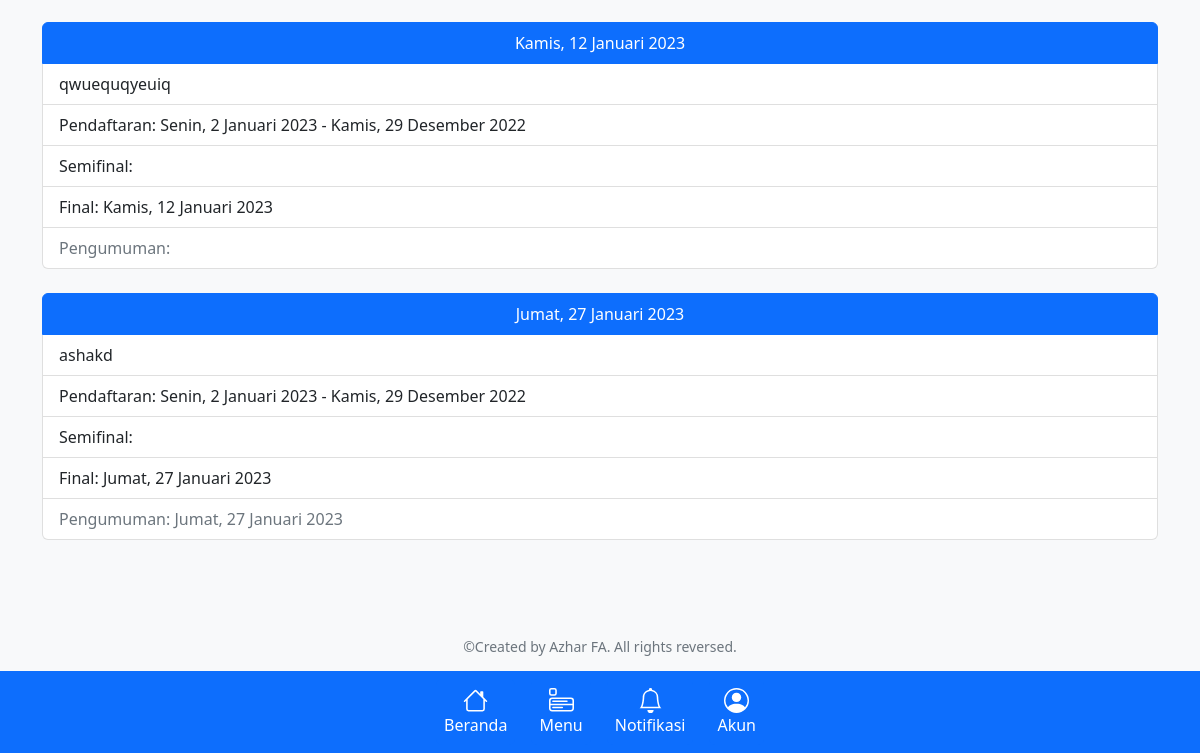
The app's page /timeline/ (lower part), older data.
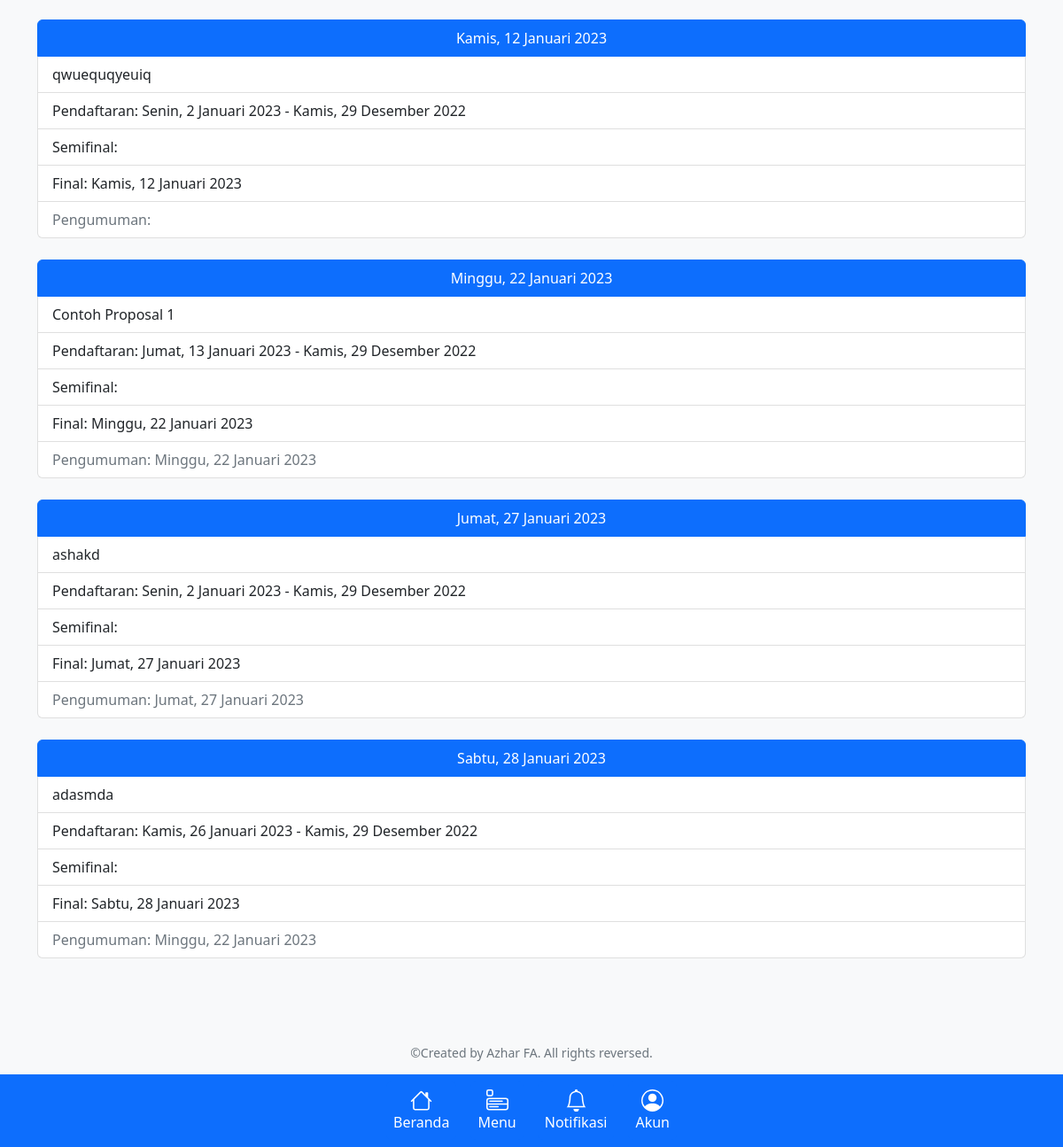
The same page, newer data.
### proposal/models.py (models this page shows, shortened)
class Proposal(models.Model):
    nama_event = models.CharField(max_length=200)
    pembuat_event = models.CharField(max_length=200)
    tanggal_pendaftaran = models.DateField()
    batas_pendaftaran = models.DateField(blank=True, null=True)
    tanggal_penyisihan_1 = models.DateField(blank=True, null=True)
    tanggal_penyisihan_2 = models.DateField(blank=True, null=True)
    tanggal_penyisihan_3 = models.DateField(blank=True, null=True)
    tanggal_semifinal = models.DateField(blank=True, null=True)
    tanggal_final = models.DateField(blank=True, null=True)
    pengumuman_pemenang = models.DateField(blank=True, null=True)
    pelaksanaan = models.CharField(max_length=30, choices=pilihan_pelaksaan)
    tingkat_event = models.CharField(max_length=30, choices=pilihan_tingkat)
    berjenjang = models.CharField(max_length=50, choices=pilihan_berjenjang)
    lokasi_event = models.CharField(max_length=200, default="")
    kota = models.CharField(max_length=200, default="", verbose_name="Kota/Kabupaten")
    provinsi = models.CharField(max_length=200, default="")
    penanggungjawab = models.ForeignKey(Teacher, on_delete=models.CASCADE)
    nomor_rekening = models.CharField(max_length=100, default="3410015776")
    nama_bank = models.CharField(max_length=100, default="Muamalat")
    ekskul = models.ForeignKey(Extracurricular, on_delete=models.CASCADE, null=True, blank=True)
    santri = models.ManyToManyField(StudentOrganization, verbose_name="Santri yang ikut", blank=True, help_text="Pada PC/Laptop, tekan Ctrl untuk memilih banyak opsi")
    anggaran_biaya = models.FloatField()
    upload_brosur = models.FileField(upload_to='proposal/brosur', verbose_name="Upload Brosur Lomba", null=True, blank=True)
    upload_undangan = models.FileField(upload_to='proposal/undangan', verbose_name="Upload Undangan Lomba", null=True,
                                     blank=True)
    upload_file = models.FileField(upload_to='proposal', verbose_name="Upload File Proposal", help_text="Format file dalam bentuk .pdf")
    Catatan = models.TextField(blank=True)
    created_at = models.DateTimeField(auto_now_add=True)
    updated_at = models.DateTimeField(auto_now=True)

### timeline/views.py (the view)
# urls.py: path('', views.CalendarView.as_view(), name='timeline-index'),
class CalendarView(generic.ListView):
    model = Proposal
    template_name = 'timeline.html'
    def get_context_data(self, **kwargs):
        context = super().get_context_data(**kwargs)
        return context
    def get_queryset(self):
        return Proposal.objects.all().order_by('tanggal_final')

### templates/timeline.html (shortened to what this page needs)
{% extends 'base.html' %}
{% block content %}
    <div class="container">
        {% for proposal in proposal_list %}
            <div class="list-group my-4">
                <a href="#" class="list-group-item list-group-item-action active text-center" aria-current="true">
                    {% if proposal.tanggal_penyisihan_1 %}
                        {{ proposal.tanggal_penyisihan_1|date:"l, j F Y" }}
                    {% elif proposal.tanggal_semifinal %}
                        {{ proposal.tanggal_semifinal|date:"l, j F Y" }}
                    {% else %}
                        {{ proposal.tanggal_final|date:"l, j F Y" }}
                    {% endif %}
                </a>
                <a href="#" class="list-group-item list-group-item-action">{{ proposal.nama_event }}</a>
                <a href="#" class="list-group-item list-group-item-action">Pendaftaran: {{ proposal.tanggal_pendaftaran|date:"l, j F Y" }} - {{ proposal.batas_pendaftaran|date:"l, j F Y" }}</a>
                <a href="#" class="list-group-item list-group-item-action">Semifinal: {{ proposal.tanggal_semifinal|date:"l, j F Y" }}</a>
                <a href="#" class="list-group-item list-group-item-action">Final: {{ proposal.tanggal_final|date:"l, j F Y" }}</a>
                <a class="list-group-item list-group-item-action disabled">Pengumuman: {{ proposal.pengumuman_pemenang|date:"l, j F Y" }}</a>
            </div>
        {% endfor %}
    </div>
{% endblock %}

Row changes from the older to the newer data that the page shows:
added Proposal: tanggal_final "Minggu, 22 Januari 2023", nama_event "Contoh Proposal 1", tanggal_pendaftaran "Jumat, 13 Januari 2023", batas_pendaftaran "Kamis, 29 Desember 2022", pengumuman_pemenang "Minggu, 22 Januari 2023"
added Proposal: tanggal_final "Sabtu, 28 Januari 2023", nama_event "adasmda", tanggal_pendaftaran "Kamis, 26 Januari 2023", batas_pendaftaran "Kamis, 29 Desember 2022", pengumuman_pemenang "Minggu, 22 Januari 2023"
